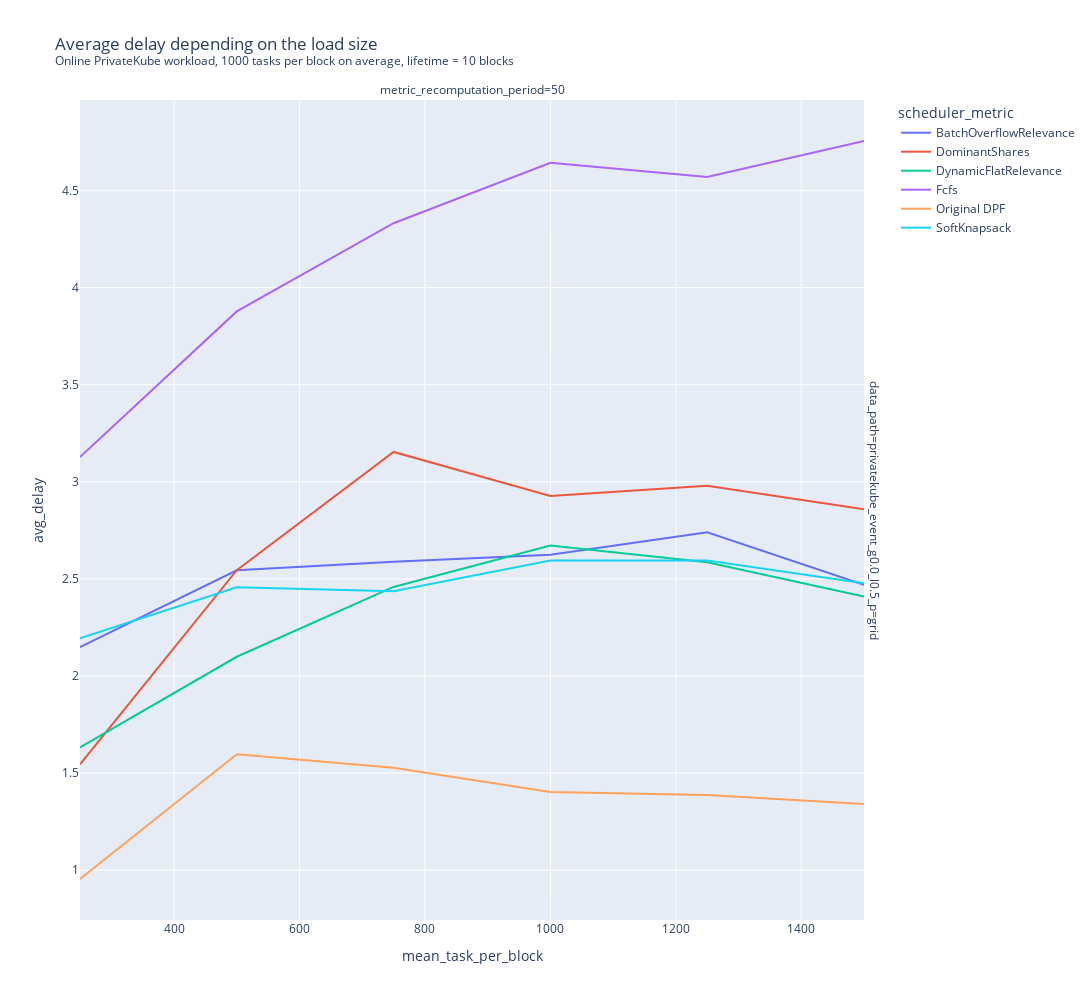

Write notebook code for a chart like this one.
### Code cell
# TODO: add delays too now (update DPF too)
# rdf = load_ray_experiment(Path("/home/pierre/privacypacking/logs/ray/run_and_report_2021-12-09_22-52-48"))
rdf.columns
rdf["avg_delay"] = rdf.allocated_tasks_scheduling_delays.apply(lambda x: np.mean(x))
rdf["p95"] = rdf.allocated_tasks_scheduling_delays.apply(lambda x: np.percentile(x, 95))

fig = px.line(
    rdf.sort_values(["mean_task_per_block", "scheduler_metric"]),
    x="mean_task_per_block",
    y="avg_delay",
    color="scheduler_metric",
    # log_x=True,
    width=1200,
    height=1000,
    # range_y=[0,15_000],
    # title="10 + 20 blocks, privatekube, online. With and without profits.",
    facet_col="metric_recomputation_period",
    facet_row="data_path",
    facet_col_wrap=2,
    title="Average delay depending on the load size<br><sup>Online PrivateKube workload, 1000 tasks per block on average, lifetime = 10 blocks</sup>"

)
fig

### Figure 1 — Plotly figure (JSON) as saved in the notebook; plotly's stock layout.template omitted (floating-point values rounded to 4 significant figures)
{"data": [{"hovertemplate": "scheduler_metric=BatchOverflowRelevance<br>data_path=privatekube_event_g0.0_l0.5_p=grid<br>metric_recomputation_period=50<br>mean_task_per_block=%{x}<br>avg_delay=%{y}<extra></extra>", "legendgroup": "BatchOverflowRelevance", "line": {"color": "#636efa", "dash": "solid"}, "marker": {"symbol": "circle"}, "mode": "lines", "name": "BatchOverflowRelevance", "orientation": "v", "showlegend": true, "type": "scatter", "x": [250, 500, 750, 1000, 1250, 1500], "xaxis": "x", "y": [2.149, 2.544, 2.588, 2.624, 2.74, 2.469], "yaxis": "y"}, {"hovertemplate": "scheduler_metric=DominantShares<br>data_path=privatekube_event_g0.0_l0.5_p=grid<br>metric_recomputation_period=50<br>mean_task_per_block=%{x}<br>avg_delay=%{y}<extra></extra>", "legendgroup": "DominantShares", "line": {"color": "#EF553B", "dash": "solid"}, "marker": {"symbol": "circle"}, "mode": "lines", "name": "DominantShares", "orientation": "v", "showlegend": true, "type": "scatter", "x": [250, 500, 750, 1000, 1250, 1500], "xaxis": "x", "y": [1.545, 2.545, 3.154, 2.927, 2.98, 2.859], "yaxis": "y"}, {"hovertemplate": "scheduler_metric=DynamicFlatRelevance<br>data_path=privatekube_event_g0.0_l0.5_p=grid<br>metric_recomputation_period=50<br>mean_task_per_block=%{x}<br>avg_delay=%{y}<extra></extra>", "legendgroup": "DynamicFlatRelevance", "line": {"color": "#00cc96", "dash": "solid"}, "marker": {"symbol": "circle"}, "mode": "lines", "name": "DynamicFlatRelevance", "orientation": "v", "showlegend": true, "type": "scatter", "x": [250, 500, 750, 1000, 1250, 1500], "xaxis": "x", "y": [1.632, 2.099, 2.458, 2.672, 2.585, 2.409], "yaxis": "y"}, {"hovertemplate": "scheduler_metric=Fcfs<br>data_path=privatekube_event_g0.0_l0.5_p=grid<br>metric_recomputation_period=50<br>mean_task_per_block=%{x}<br>avg_delay=%{y}<extra></extra>", "legendgroup": "Fcfs", "line": {"color": "#ab63fa", "dash": "solid"}, "marker": {"symbol": "circle"}, "mode": "lines", "name": "Fcfs", "orientation": "v", "showlegend": true, "type": "scatter", "x": [250, 500, 750, 1000, 1250, 1500], "xaxis": "x", "y": [3.127, 3.877, 4.331, 4.642, 4.569, 4.755], "yaxis": "y"}, {"hovertemplate": "scheduler_metric=Original DPF<br>data_path=privatekube_event_g0.0_l0.5_p=grid<br>metric_recomputation_period=50<br>mean_task_per_block=%{x}<br>avg_delay=%{y}<extra></extra>", "legendgroup": "Original DPF", "line": {"color": "#FFA15A", "dash": "solid"}, "marker": {"symbol": "circle"}, "mode": "lines", "name": "Original DPF", "orientation": "v", "showlegend": true, "type": "scatter", "x": [250, 500, 750, 1000, 1250, 1500], "xaxis": "x", "y": [0.9543, 1.597, 1.527, 1.402, 1.386, 1.341], "yaxis": "y"}, {"hovertemplate": "scheduler_metric=SoftKnapsack<br>data_path=privatekube_event_g0.0_l0.5_p=grid<br>metric_recomputation_period=50<br>mean_task_per_block=%{x}<br>avg_delay=%{y}<extra></extra>", "legendgroup": "SoftKnapsack", "line": {"color": "#19d3f3", "dash": "solid"}, "marker": {"symbol": "circle"}, "mode": "lines", "name": "SoftKnapsack", "orientation": "v", "showlegend": true, "type": "scatter", "x": [250, 500, 750, 1000, 1250, 1500], "xaxis": "x", "y": [2.194, 2.457, 2.436, 2.594, 2.595, 2.477], "yaxis": "y"}], "layout": {"annotations": [{"font": {}, "showarrow": false, "text": "metric_recomputation_period=50", "x": 0.49, "xanchor": "center", "xref": "paper", "y": 1, "yanchor": "bottom", "yref": "paper"}, {"font": {}, "showarrow": false, "text": "data_path=privatekube_event_g0.0_l0.5_p=grid", "textangle": 90, "x": 0.98, "xanchor": "left", "xref": "paper", "y": 0.5, "yanchor": "middle", "yref": "paper"}], "height": 1000, "legend": {"title": {"text": "scheduler_metric"}, "tracegroupgap": 0}, "title": {"text": "Average delay depending on the load size<br><sup>Online PrivateKube workload, 1000 tasks per block on average, lifetime = 10 blocks</sup>"}, "width": 1200, "xaxis": {"anchor": "y", "domain": [0, 0.98], "title": {"text": "mean_task_per_block"}}, "yaxis": {"anchor": "x", "domain": [0, 1], "title": {"text": "avg_delay"}}}}
